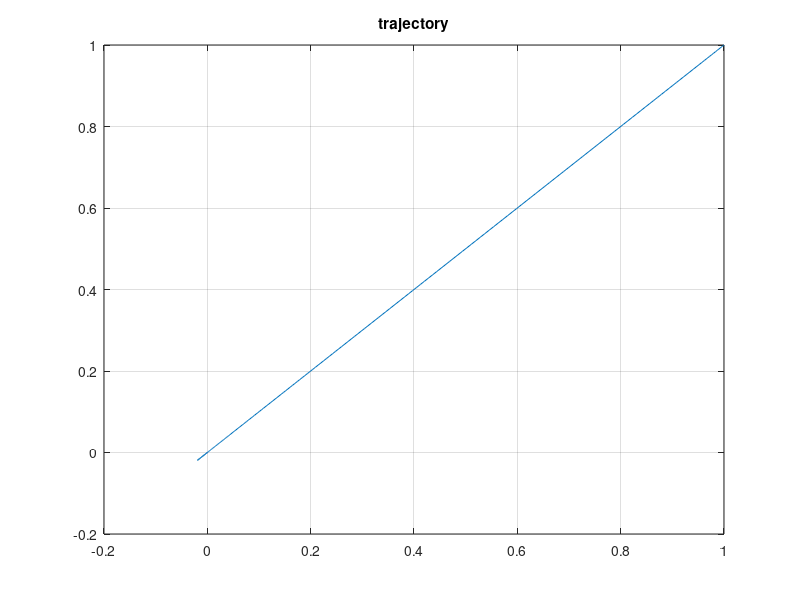

Write the MATLAB code that produced this figure. (Note: this script raises an error after producing the figure.)
clc;
close all;
clear all;
%% Non MPC Solution
n= 4;
m= 2;
l= 2;

N= 1000;
x= zeros(n,N);
u= zeros(m,N);
y= zeros(l,N);


A = [0,0,1,0;
     0,0,0,1;
     0,0,0,0;
     0,0,0,0];

eig(A)

B = [0 0;
     0 0;
     1 0;
     0 1;];

C = [1,0,0,0;
     0,1,0,0];
 
D = [];

dt = 0.01;

sys1 = ss(A,B,C,D);
sys2 = c2d(sys1,dt);

At = sys2.A;
Bt = sys2.B;
Ct = sys2.C;


Qx = 1*eye(2);
Qv = 0.1*eye(2);
Q = [Qx,zeros(2,2);
    zeros(2,2),Qv];
R = 0.1*eye(2);

[Ks,S,e] = dlqr(At,Bt,0.001*Q,0.001*R,[]);

%stabilized system
As = At-Bt*Ks;


Qx = 1*eye(2);
Qv = 0.1*eye(2);
Q = [Qx,zeros(2,2);
    zeros(2,2),Qv];
R = 0.1*eye(2);

[K,S,e] = dlqr(As,Bt,Q,R,[]); 

x0 = [1,1,0,0]';  
x(:,1) = x0; 
for i=1:N
    u(:,i) = -K*x(:,i);
    x(:,i+1) = As*x(:,i) + Bt*u(:,i);
    y(:,i) = Ct*x(:,i);
end


figure()
plot(x(1,:),x(2,:));
title('trajectory')
grid on;


%% 

xest = [1,1,-1,0]'; 
% window size 
N = 200;



%
s = 6;
Qx = 1*eye(2);
Qv = 0.1*eye(2);
Q = [Qx,zeros(2,2);
    zeros(2,2),Qv];

QS = kron(eye(s),Q);
RS = kron(eye(s),R);


AS = kron(eye(s),As);
BS = kron(eye(s),Bt);
CS = kron(eye(s),Ct);
[KS,S,e] = dlqr(AS,BS,QS,RS,[]);

% AA = kron(eye(s),A);
% HS = kron(eye(s),H);
%%
AA=[];
HS = [];
for i = 1:N
    AA = [AA;AS^(i)];
    G=[];
    for j= 1:N
        if i >= j
        G = [G,AS^(i-j)*BS];
        else
        G = [G,zeros(n*s,m*s)];
        end
    end

    HS = [HS;G];

end
%%
xest=[]

for i=1:s
    xest = [xest;0.1*(0.5-rand(n,1))];
end

xest =  kron(ones(s,1),[1;1;0;0])+xest;
xobs = xest;

x0 = xest;
u = zeros(s*m,N);
x = zeros(s*n,N);
y = zeros(s*l,N);
x(:,1) = x0;

% Generate optimal trajectory
for i=1:N
    u(:,i) = -KS*x(:,i);
    x(:,i+1) = AS*x(:,i) + BS*u(:,i);
    y(:,i) = CS*x(:,i);
end

X_bar = x(:);
X_bar(1:n*s)=[];

U_bar = u(:);

ly_exp=[];
eps=1;
delta=1e2;   
L=[];
Kl=[];

Lb=[];
Klb=[];
obj=0; 
cvx_begin 
    variable U(m*s*N)
    variable X(n*s*N)
        
               
        
    % Xre = reshape(X,n*s,N)



        for i=1:N
            ds=[];

            % L=[];
            % Kl=[];
            ls = [];
            ks = [];
            ok=0;
            ol=0;
            ly = eps*(min(abs(eig((As-Bt*K)^i))));

            for j=1:s
                 lx = phi_set_L_cvx2(Ct*X((i-1)*s*n + (j-1)*n+1 : (i-1)*s*n +(j)*n));
                 kx = phi_set_k_cvx2(Ct*X((i-1)*s*n + (j-1)*n+1 : (i-1)*s*n +(j)*n));

                 lb = phi_set_L_cvx2(Ct*X_bar((i-1)*s*n + (j-1)*n+1 : (i-1)*s*n +(j)*n));
                 kb = phi_set_k_cvx2(Ct*X_bar((i-1)*s*n + (j-1)*n+1 : (i-1)*s*n +(j)*n));



                % lx = phi_set_L_cvx2(Ct*Xre((j-1)*n+1 : (j)*n,i));
                % kx = phi_set_k_cvx2(Ct*Xre((j-1)*n+1 : (j)*n,i));

            L=[L;lx];
            Kl=[Kl;kx];

            Lb=[Lb;lb];
            Klb=[Klb;kb];

            ls=[ls;lx];
            ks=[ks;kx];

            % ly = eps*(min(abs(eig((As-Bt*K)^i))));

            % ly = eps*(min(abs((eig((As-Bt*K)^i)))));

            
            % ok = ok  ;
            obj = obj + ly'*ly*(1-lx) - 2*kx;
      
            end

        end
        

        dx0=zeros(n*s,1);

        

        maximize(obj)
        subject to
            %X  == X_bar + A*x0 + H*(U);
            X  == X_bar + AA*dx0 + HS*(U);

            X(1:n*s) == X_bar(1:n*s);
            
            (X-X_bar)'*(X-X_bar) <= s^2*1e3

            X(end-s*n:end) == X_bar(end-s*n:end);
            %U'*U <= 1e5

            U'*U <= U_bar'*U_bar + delta*s^2


    cvx_end

    %%%%%%%%%%%%%%%%%%%%%%%%%%%%%%
    % u_obs = U(1:m)
    % xest = As*x0 + Bt*u_obs;
    % xobs=[xobs,xest];
    %%%%%%%%%%%%%%%%%%%%%%%%%%%%%%

    u_obs = U(1:s*m) + U_bar(1:s*m);
    % xest = X_bar(1:n) + As*dx0 + Bt*u_obs;
    xest = kron(eye(s),As)*x0 + kron(eye(s),Bt)*u_obs;

%%
xx = reshape(X,s*n,[]);
uu = reshape(U,s*m,[]);
xb = reshape(X_bar,s*n,[]);
ub = reshape(U_bar,s*m,[]);

ls = reshape(L,s,[]);
ks = reshape(Kl,s,[]);

%%
close all;
xe = xx-xb
figure()
for i =1:s
plot(xx((i-1)*n+1,:),xx((i-1)*n+2,:));hold on;
plot(xx((i-1)*n+1,1),xx((i-1)*n+2,1),'ko');
plot(xx((i-1)*n+1,end),xx((i-1)*n+2,end),'bo');
plot(xb((i-1)*n+1,:),xb((i-1)*n+2,:));hold on;
plot(xb((i-1)*n+1,1),xb((i-1)*n+2,1),'ko');
plot(xb((i-1)*n+1,end),xb((i-1)*n+2,end),'bo');
end
plot(1,0,'ro')
plot(0,0,'go')
xlabel('x');
ylabel('y');
title("obs")
%

figure()
for i =1:s
plot(xe((i-1)*n+1,:),xe((i-1)*n+2,:));hold on;
plot(xe((i-1)*n+1,1),xe((i-1)*n+2,1),'ko');
plot(xe((i-1)*n+1,end),xe((i-1)*n+2,end),'bo');
end
plot(1,0,'ro')
plot(0,0,'go')
xlabel('x');
ylabel('y');
title("obs")


figure()
for i =1:s
plot(xe((i-1)*n+1,:));hold on;
end
title("obs")

